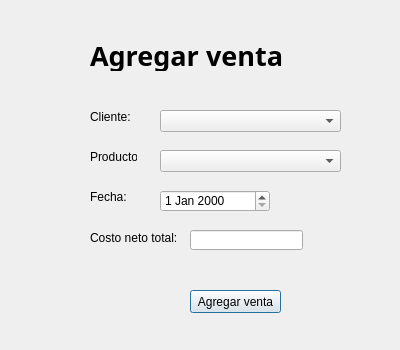
<?xml version="1.0" encoding="UTF-8"?>
<ui version="4.0">
 <class>Dialog</class>
 <widget class="QDialog" name="Dialog">
  <property name="geometry">
   <rect>
    <x>0</x>
    <y>0</y>
    <width>400</width>
    <height>350</height>
   </rect>
  </property>
  <property name="windowTitle">
   <string>Agregar venta</string>
  </property>
  <widget class="QLabel" name="label_2">
   <property name="geometry">
    <rect>
     <x>90</x>
     <y>40</y>
     <width>241</width>
     <height>31</height>
    </rect>
   </property>
   <property name="font">
    <font>
     <family>Poppins SemiBold</family>
     <pointsize>20</pointsize>
     <weight>75</weight>
     <bold>true</bold>
    </font>
   </property>
   <property name="text">
    <string>Agregar venta</string>
   </property>
  </widget>
  <widget class="QComboBox" name="comboBox">
   <property name="geometry">
    <rect>
     <x>160</x>
     <y>110</y>
     <width>181</width>
     <height>22</height>
    </rect>
   </property>
  </widget>
  <widget class="QLabel" name="label">
   <property name="geometry">
    <rect>
     <x>90</x>
     <y>110</y>
     <width>47</width>
     <height>13</height>
    </rect>
   </property>
   <property name="text">
    <string>Cliente:</string>
   </property>
  </widget>
  <widget class="QLabel" name="label_3">
   <property name="geometry">
    <rect>
     <x>90</x>
     <y>150</y>
     <width>47</width>
     <height>13</height>
    </rect>
   </property>
   <property name="text">
    <string>Producto:</string>
   </property>
  </widget>
  <widget class="QLabel" name="label_4">
   <property name="geometry">
    <rect>
     <x>90</x>
     <y>190</y>
     <width>47</width>
     <height>13</height>
    </rect>
   </property>
   <property name="text">
    <string>Fecha:</string>
   </property>
  </widget>
  <widget class="QLabel" name="label_5">
   <property name="geometry">
    <rect>
     <x>90</x>
     <y>230</y>
     <width>91</width>
     <height>16</height>
    </rect>
   </property>
   <property name="text">
    <string>Costo neto total:</string>
   </property>
  </widget>
  <widget class="QComboBox" name="comboBox_2">
   <property name="geometry">
    <rect>
     <x>160</x>
     <y>150</y>
     <width>181</width>
     <height>22</height>
    </rect>
   </property>
  </widget>
  <widget class="QDateEdit" name="dateEdit">
   <property name="geometry">
    <rect>
     <x>160</x>
     <y>190</y>
     <width>110</width>
     <height>22</height>
    </rect>
   </property>
  </widget>
  <widget class="QLineEdit" name="lineEdit">
   <property name="geometry">
    <rect>
     <x>190</x>
     <y>230</y>
     <width>113</width>
     <height>20</height>
    </rect>
   </property>
  </widget>
  <widget class="QPushButton" name="pushButtonAgregarVenta">
   <property name="geometry">
    <rect>
     <x>190</x>
     <y>290</y>
     <width>91</width>
     <height>23</height>
    </rect>
   </property>
   <property name="text">
    <string>Agregar venta</string>
   </property>
  </widget>
 </widget>
 <resources/>
 <connections/>
</ui>
